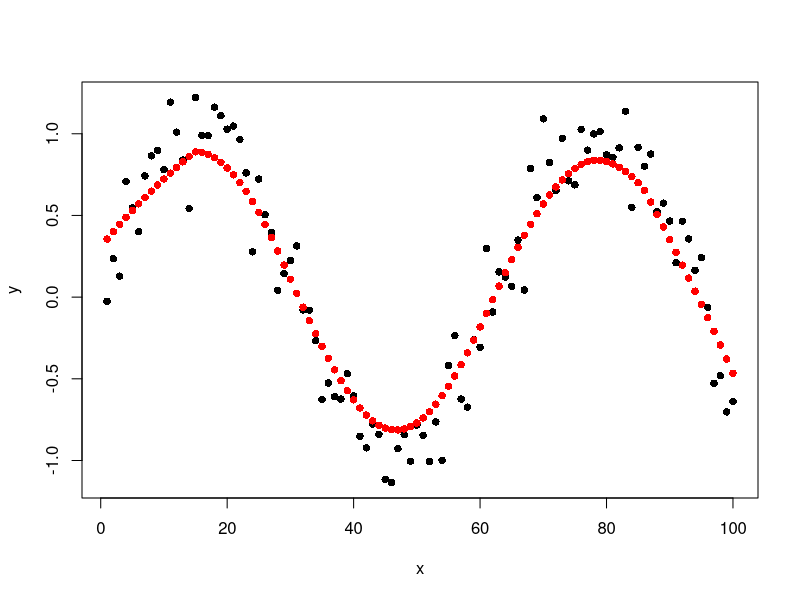

Write the R code that produced this figure.
## ---- chunk 1

rm(list=ls())
#1. Generate Simulated data

#Set seed
set.seed(1)

#Generate Simulated Data
x <- seq(1, by = 1, length.out = 100)
e <- rnorm(n=100,mean=0,sd=0.2)
y <- sin(x/10) + e


#2. Implement the LOWESS Algorithm

customLowess<- function(x,y,f){
 # The function returns smoothed values
 # x is the vector of x coordinates of data points
 # y is the vector of second coordinates of the data points 
 # f is the span of the smoothing
 # n the number of observations
  
 #k is the number of closest neighbours for point i:
  n <- length(x)
  k <- ceiling(f*n)
  
  #Initialize predicted values
  y_hat <- numeric(n)
  for(i in 1:n){
    
    dist_vec      <- abs(x-x[i])
    neighbour_ind <- order(dist_vec)[1:k]
    #Remove i from neighbouring points indexes
    #neighbour_ind <- neighbour_ind[neighbour_ind!=i]
    
    #Find neighbouring points
    x_neighbour <- x[neighbour_ind]
    y_neighbour <- y[neighbour_ind]
    
    #The Design matrix
    Design      <- cbind(1,x_neighbour)
    
    #Calculate weights
    distances<- abs(x_neighbour-x[i])
    d_max    <- max(distances) 
    
    #Calculate weights
    weights  <- (1 - (distances / d_max)^3)^3
    
    W <- diag(weights)
    
    #Calculate beta hat
    beta_hat <- solve(t(Design)%*%W%*%Design)%*%t(Design)%*%W%*%y_neighbour
    
    #Calculate y_hat: the smoothed values
    y_hat[i] <- beta_hat%*%c(1,x[i])
    y_hat[i] <- beta_hat[1] + beta_hat[2]%*%x[i]
  
  }
  #Return smoothed values
  return(list("y_hat" = y_hat))
}
c <- customLowess(x,y,0.3)
c
## ---- chunk 2
#Double check
w<-lowess(x,y,0.3)
w
## ---- chunk 3
#Origional data vs smoothed data
plot(x, y,pch = 16)
points(x, c$y_hat, col = "red",pch=16) 
